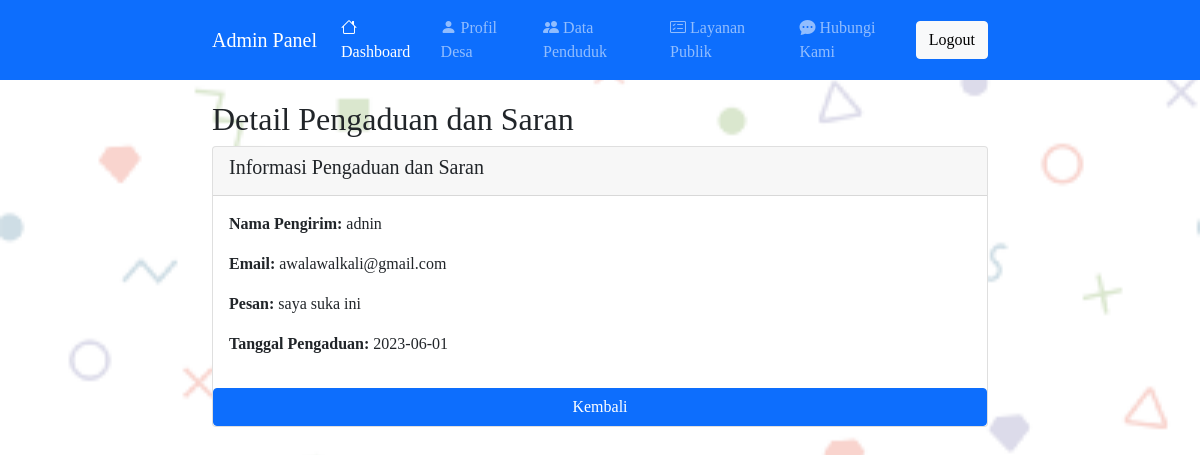
Screenshot of /admin/detail_pengaduan.php?id_pengaduan=1 (signed in) with the database file from the repository.
### tables this page shows
CREATE TABLE `pengaduan_saran` (
  `id_pengaduan` int(11) NOT NULL,
  `nama_pengirim` varchar(50) NOT NULL,
  `email` varchar(50) NOT NULL,
  `pesan` text NOT NULL,
  `tanggal_pengaduan` timestamp NOT NULL DEFAULT current_timestamp()
);

### admin/detail_pengaduan.php (the view, shortened to what this page needs)
<?php
include '../includes/db.php';
$id_pengaduan = $_GET['id_pengaduan'];
$query = "SELECT * FROM pengaduan_saran WHERE id_pengaduan = $id_pengaduan";
$result = mysqli_query($koneksi, $query);
$row = mysqli_fetch_assoc($result);
?>
<!DOCTYPE html>
<html>
<head>
  <link rel="stylesheet" type="text/css" href="https://cdnjs.cloudflare.com/ajax/libs/bootstrap/5.0.2/css/bootstrap.min.css">
  <link rel="stylesheet" type="text/css" href="https://cdnjs.cloudflare.com/ajax/libs/bootstrap-icons/1.6.0/font/bootstrap-icons.min.css">
</head>
<body>
  <header>
    <nav class="navbar navbar-expand-lg navbar-dark bg-primary">
        <div class="container">
            <a class="navbar-brand" href="index.php">Admin Panel</a>
            <div class="collapse navbar-collapse" id="navbarNav">
                <ul class="navbar-nav ms-auto">
                    <li class="nav-item">
                        <a class="nav-link active" aria-current="page" href="dashboard.php"><i
                                class="bi bi-house"></i> Dashboard</a>
                    </li>
                    <li class="nav-item">
                        <a class="nav-link" href="profile.php"><i class="bi bi-person-fill"></i> Profil Desa</a>
                    </li>
                    <li class="nav-item">
                        <a class="nav-link" href="population.php"><i class="bi bi-people-fill"></i> Data Penduduk</a>
                    </li>
                    <li class="nav-item">
                        <a class="nav-link" href="public_services.php"><i class="bi bi-card-checklist"></i> Layanan
                            Publik</a>
                    </li>
                    <li class="nav-item">
                        <a class="nav-link" href="contact.php"><i class="bi bi-chat-dots-fill"></i> Hubungi Kami</a>
                    </li>
                </ul>
                <a href="logout.php" class="btn btn-light">Logout</a>
            </div>
        </div>
    </nav>
</header>
  <div class="container">
    <section>
      <h2 class="section-title">Detail Pengaduan dan Saran</h2>
      <div class="card mb-3">
        <div class="card-header">
          <h5 class="card-title">Informasi Pengaduan dan Saran</h5>
        </div>
<div class="card-body">
  <p><strong>Nama Pengirim:</strong> <?php echo $row['nama_pengirim']; ?></p>
  <p><strong>Email:</strong> <?php echo $row['email']; ?></p>
  <p><strong>Pesan:</strong> <?php echo $row['pesan']; ?></p>
  <p><strong>Tanggal Pengaduan:</strong> <?php echo date('Y-m-d', strtotime($row['tanggal_pengaduan'])); ?></p>
</div>
      <a href="public_services.php" class="btn btn-primary">Kembali</a>
    </section>
  </div>
</body>
</html>

### admin/detail_pengaduan.php (style rules this page uses)
body { padding-top: 20px; font-family: 'Times New Roman', sans-serif; }
body { background-image: url('../images/saya.png'); background-repeat: no-repeat; background-size: cover; background-position: center; }
header { position: fixed; top: 0; left: 0; right: 0; z-index: 999; }
.section-title { margin-top: 80px; }
.container { max-width: 800px; }

### rows the page displays
pengaduan_saran: nama_pengirim "adnin", email "awalawalkali@gmail.com", pesan "saya suka ini", tanggal_pengaduan "2023-06-01"
